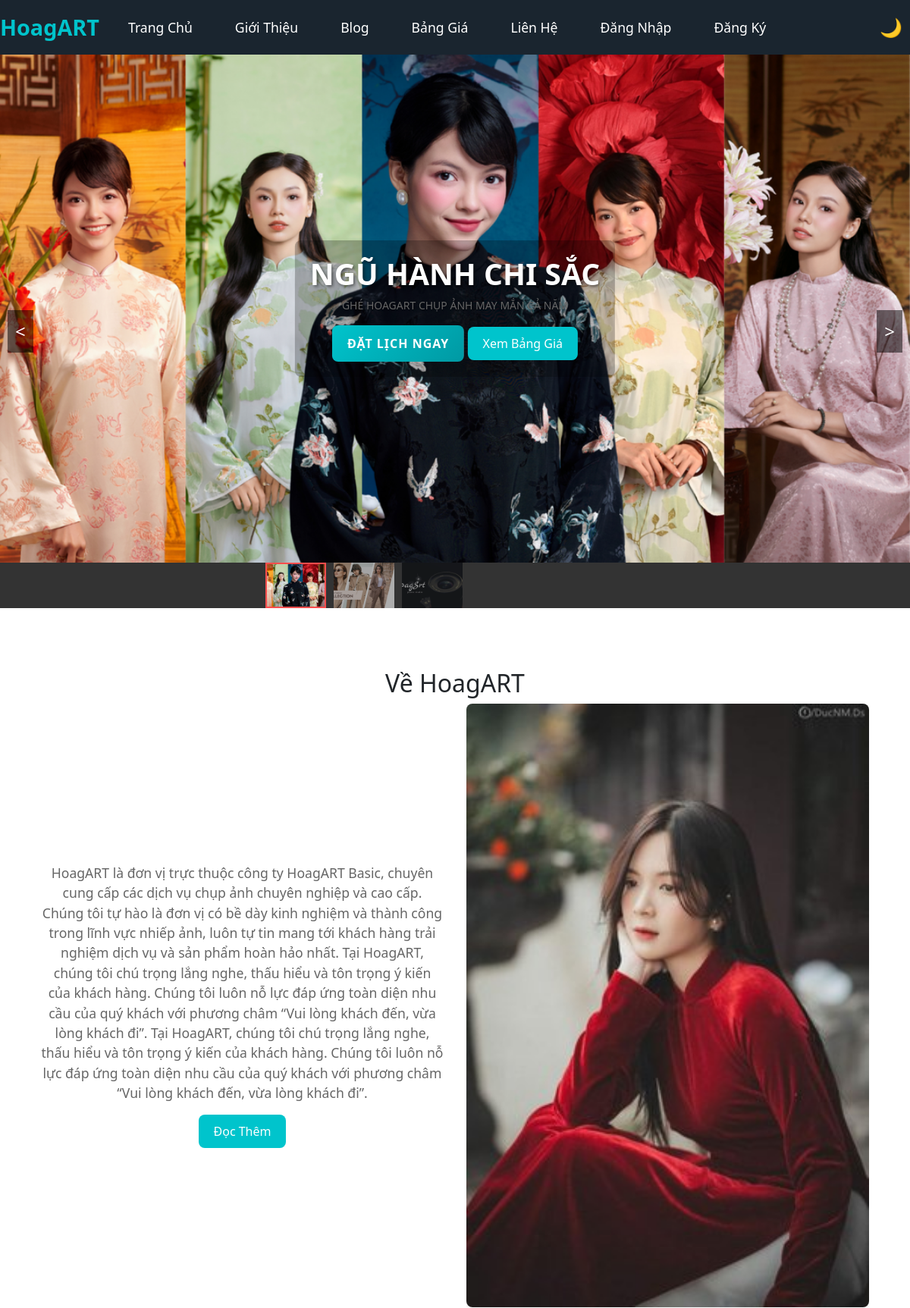
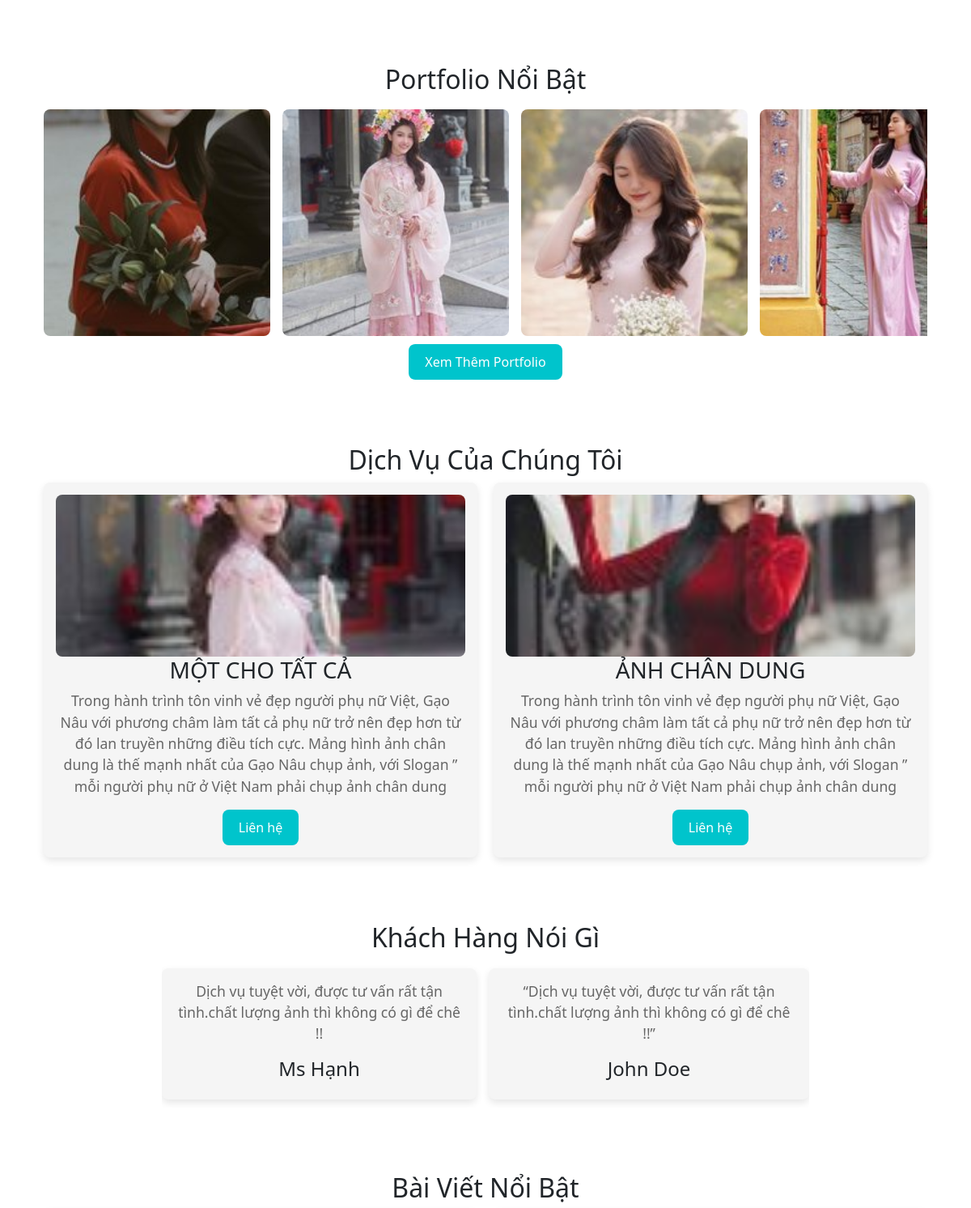
The page / (upper part) on the database its author committed (2 pictures, top to bottom).
### app/models/banner.py (models this page shows, shortened)
class Banner(db.Model):
    id = db.Column(db.Integer, primary_key=True)
    image_url = db.Column(db.String(200), nullable=False)
    title = db.Column(db.String(100), nullable=False)
    description = db.Column(db.Text)
    created_at = db.Column(db.DateTime, default=datetime.utcnow)

### app/models/home.py (models this page shows)
class IntroSection(db.Model):
    id = db.Column(db.Integer, primary_key=True)
    text = db.Column(db.Text, nullable=False)
    image_url = db.Column(db.String(255), nullable=False, default='default_intro.jpg')
    cta_text = db.Column(db.String(50), default='Tìm Hiểu Thêm')
    cta_url = db.Column(db.String(255), default='/introduce')
    created_at = db.Column(db.DateTime, default=datetime.utcnow)

class PortfolioItem(db.Model):
    id = db.Column(db.Integer, primary_key=True)
    title = db.Column(db.String(100), nullable=False)
    image_url = db.Column(db.String(255), nullable=False)
    created_at = db.Column(db.DateTime, default=datetime.utcnow)

class ServiceCard(db.Model):
    id = db.Column(db.Integer, primary_key=True)
    title = db.Column(db.String(100), nullable=False)
    description = db.Column(db.Text, nullable=False)
    image_url = db.Column(db.String(255), nullable=False)
    cta_text = db.Column(db.String(50), default='Khám Phá')
    cta_url = db.Column(db.String(255), default='/pricing')
    created_at = db.Column(db.DateTime, default=datetime.utcnow)

class Testimonial(db.Model):
    id = db.Column(db.Integer, primary_key=True)
    content = db.Column(db.Text, nullable=False)
    author = db.Column(db.String(100), nullable=False)
    created_at = db.Column(db.DateTime, default=datetime.utcnow)

### app/blueprints/main/routes.py (the view)
@main.route('/')
def home():
    intro = IntroSection.query.first()
    portfolios = PortfolioItem.query.order_by(PortfolioItem.created_at.desc()).limit(10).all()
    services = ServiceCard.query.all()
    testimonials = Testimonial.query.all()
    featured_posts = Post.query.filter_by(is_featured=True).limit(2).all()
    banners = Banner.query.order_by(Banner.created_at.desc()).all()
    return render_template('main/home.html',
                           intro=intro,
                           portfolios=portfolios,
                           services=services,
                           testimonials=testimonials,
                           featured_posts=featured_posts,
                           banners=banners)

### app/templates/main/home.html (shortened to what this page needs)
{% extends "layouts/base.html" %}  {% block content %}
<div class="intro-section container">
    <h2>Về HoagART</h2>
    {% if intro %}
    <div class="intro-grid">
        <div class="intro-text">
            <p>{{ intro.text }}</p>
            <a href="{{ intro.cta_url }}" class="btn">{{ intro.cta_text }}</a>
        </div>
        <div class="intro-image">
            <img src="{{ intro.image_url }}" alt="Giới thiệu HoagART" />
        </div>
    </div>
    {% endif %}
</div>
<div class="portfolio-section">
    <div class="container">
        <h2>Portfolio Nổi Bật</h2>
        <div class="portfolio-slider">
            {% for item in portfolios %}
            <div class="portfolio-item">
                <img src="{{ item.image_url }}" alt="{{ item.title }}" />
            </div>
            {% endfor %}
        </div>
        <a href="{{ url_for('main.pricing') }}" class="btn"
            >Xem Thêm Portfolio</a
        >
    </div>
</div>
<div class="services-section container">
    <h2>Dịch Vụ Của Chúng Tôi</h2>
    {% if services %}
    <div class="services-grid">
        {% for service in services %}
        <div class="service-card">
            <img src="{{ service.image_url }}" alt="{{ service.title }}" />
            <h3>{{ service.title }}</h3>
            <p>{{ service.description }}</p>
            <a href="{{ service.cta_url }}" class="btn"
                >{{ service.cta_text }}</a
            >
        </div>
        {% endfor %}
    </div>
    {% else %}
    <p>Chưa có dịch vụ nào.</p>
    {% endif %}
</div>
<div class="testimonial-section container">
    <h2>Khách Hàng Nói Gì</h2>
    <div class="testimonial-slider">
        {% for testimonial in testimonials %}
        <div class="testimonial-item">
            <p>{{ testimonial.content }}</p>
            <h4>{{ testimonial.author }}</h4>
        </div>
        {% endfor %}
    </div>
</div>
<div class="blog-section container">
    <h2>Bài Viết Nổi Bật</h2>
</div>
{% endblock %}

### app/templates/layouts/base.html (shortened to what this page needs)
<!DOCTYPE html>
<html lang="vi">
    <head>
        <link
            rel="stylesheet"
            href="{{ url_for('static', filename='css/style.css') }}"
        />
        <link
            href="https://cdn.jsdelivr.net/npm/bootstrap@5.3.0/dist/css/bootstrap.min.css"
            rel="stylesheet"
        />
    </head>
    <body>
        <div class="navbar">
            <div class="navbar-container">
                <div class="logo">HoagART</div>
                <div class="nav-links" id="navLinks">
                    <a href="{{ url_for('main.home') }}">Trang Chủ</a>
                    <a href="{{ url_for('main.introduce') }}">Giới Thiệu</a>
                    <a href="{{ url_for('blog.index') }}">Blog</a>
                    <a href="{{ url_for('main.pricing') }}">Bảng Giá</a>
                    <a href="{{ url_for('main.contact') }}">Liên Hệ</a>
                    {% if current_user.is_authenticated %} {% if
                    current_user.is_admin %}
                    <a href="{{ url_for('admin.dashboard') }}">Quản Trị</a>
                    {% endif %} {% else %}
                    <a href="{{ url_for('auth.login') }}">Đăng Nhập</a>
                    <a href="{{ url_for('auth.register') }}">Đăng Ký</a>
                    {% endif %}
                </div>
                <div class="nav-controls">
                    <button
                        class="dark-mode-toggle"
                        aria-label="Chuyển đổi chế độ tối"
                    >
                        🌙
                    </button>
                </div>
            </div>
        </div>
        {% if request.endpoint not in ['auth.login',
        'auth.register','auth.change_password', 'auth.reset_password',
        'auth.forgot_password', 'main.profile', 'admin.edit_user'] and not
        request.path.startswith('/blog') %} {% if banners and banners|length > 0
        %}
        <div class="slider-container">
            <div class="main-slider">
                {% for banner in banners %}
                <div class="slider-slide {% if loop.first %}active{% endif %}">
                    <img
                        src="{{ banner.image_url }}"
                        alt="{{ banner.title }}"
                        class="slider-image"
                        loading="lazy"
                    />
                    <div class="slider-caption">
                        <h1>{{ banner.title }}</h1>
                        <p>{{ banner.description }}</p>
                        <div class="banner-buttons mt-3">
                            <a
                                href="{{ url_for('main.contact') }}"
                                class="btn btn-primary"
                                >Đặt Lịch Ngay</a
                            >
                            <a
                                href="{{ url_for('main.pricing') }}"
                                class="btn btn-outline-light"
                                >Xem Bảng Giá</a
                            >
                        </div>
                    </div>
                </div>
                {% endfor %}
            </div>
            <button class="nav-arrow prev" aria-label="Previous slide">
                <
            </button>
            <button class="nav-arrow next" aria-label="Next slide">></button>
            <div class="thumbnail-nav">
                <div class="thumbnail-nav-container">
                    <div class="thumbnail-nav-inner">
                        {% for banner in banners %}
                        <div
                            class="thumbnail-slide {% if loop.first %}active{% endif %}"
                        >
                            <img
                                src="{{ banner.image_url }}"
                                alt="{{ banner.title }} thumbnail"
                                class="thumbnail-image"
                                loading="lazy"
                            />
                        </div>
                        {% endfor %}
                    </div>
                </div>
            </div>
        </div>
        {% endif %} {% endif %}
        <div class="container">
             {% block content %}{% endblock %}
        </div>
    </body>
</html>

### rows shown on the page
Banner: image_url (picture), title "NGŨ HÀNH CHI SẮC", description "GHÉ HOAGART CHỤP ẢNH MAY MẮN CẢ NĂM"
Banner: image_url (picture)
Banner: image_url (picture)
IntroSection: text "HoagART là đơn vị trực thuộc công ty HoagART Basic, chuyên cung cấp các dịch vụ chụp ảnh chuyên nghiệp và cao cấp. Chúng tôi tự hào là đơn vị có bề dày kinh nghiệm và thành công trong lĩnh vực nhiếp ảnh, luôn tự tin mang tới khách hàng trải nghiệm dịch vụ và sản phẩm hoàn hảo nhất. Tại HoagART, chúng tôi chú trọng lắng nghe, thấu hiểu và tôn trọng ý kiến của khách hàng. Chúng tôi luôn nỗ lực đáp ứng toàn diện nhu cầu của quý khách với phương châm “Vui lòng khách đến, vừa lòng khách đi”. Tại HoagART, chúng tôi chú trọng lắng nghe, thấu hiểu và tôn trọng ý kiến của khách hàng. Chúng tôi luôn nỗ lực đáp ứng toàn diện nhu cầu của quý khách với phương châm “Vui lòng khách đến, vừa lòng khách đi”.", cta_text "Đọc Thêm", image_url (picture)
PortfolioItem: image_url (picture)
PortfolioItem: image_url (picture)
PortfolioItem: image_url (picture)
PortfolioItem: image_url (picture)
ServiceCard: image_url (picture), title "MỘT CHO TẤT CẢ", description "Trong hành trình tôn vinh vẻ đẹp người phụ nữ Việt, Gạo Nâu với phương châm làm tất cả phụ nữ trở nên đẹp hơn từ đó lan truyền những điều tích cực. Mảng hình ảnh chân dung là thế mạnh nhất của Gạo Nâu chụp ảnh, với Slogan ” mỗi người phụ nữ ở Việt Nam phải chụp ảnh chân dung", cta_text "Liên hệ"
ServiceCard: image_url (picture), title "ẢNH CHÂN DUNG", description "Trong hành trình tôn vinh vẻ đẹp người phụ nữ Việt, Gạo Nâu với phương châm làm tất cả phụ nữ trở nên đẹp hơn từ đó lan truyền những điều tích cực. Mảng hình ảnh chân dung là thế mạnh nhất của Gạo Nâu chụp ảnh, với Slogan ” mỗi người phụ nữ ở Việt Nam phải chụp ảnh chân dung", cta_text "Liên hệ"
Testimonial: content "Dịch vụ tuyệt vời, được tư vấn rất tận tình.chất lượng ảnh thì không có gì để chê !!", author "Ms Hạnh"
Testimonial: content "“Dịch vụ tuyệt vời, được tư vấn rất tận tình.chất lượng ảnh thì không có gì để chê !!”", author "John Doe"
